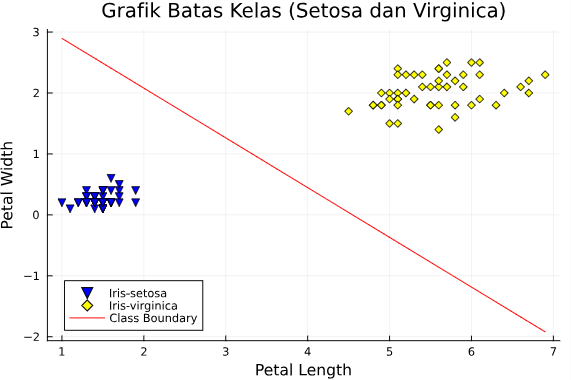

Generate this figure with Julia:
using CSV, DataFrames, Plots, GLM

csv_file_path = "iris.csv"
iris_data = CSV.File(csv_file_path) |> DataFrame

iris_data = filter(row -> row.class in ["Iris-setosa", "Iris-virginica"], iris_data)

scatter(iris_data[!, "petallength"][iris_data[!, "class"] .== "Iris-setosa"], iris_data[!, "petalwidth"][iris_data[!, "class"] .== "Iris-setosa"], color="blue", label="Iris-setosa", shape=:dtriangle)
scatter!(iris_data[!, "petallength"][iris_data[!, "class"] .== "Iris-virginica"], iris_data[!, "petalwidth"][iris_data[!, "class"] .== "Iris-virginica"], color="yellow", label="Iris-virginica", shape=:diamond)

title!("Grafik Batas Kelas (Setosa dan Virginica)")
xlabel!("Petal Length")
ylabel!("Petal Width")

iris_data[!, "species_binary"] .= iris_data[!, "class"] .== "Iris-setosa"

model = glm(@formula(species_binary ~ petallength + petalwidth), iris_data, Binomial())

x_boundary = range(minimum(iris_data.petallength), maximum(iris_data.petallength), length=100)
y_boundary = (-coef(model)[1] .- coef(model)[2] .* x_boundary) ./ coef(model)[3]

plot!(x_boundary, y_boundary, color="red", label="Class Boundary")
